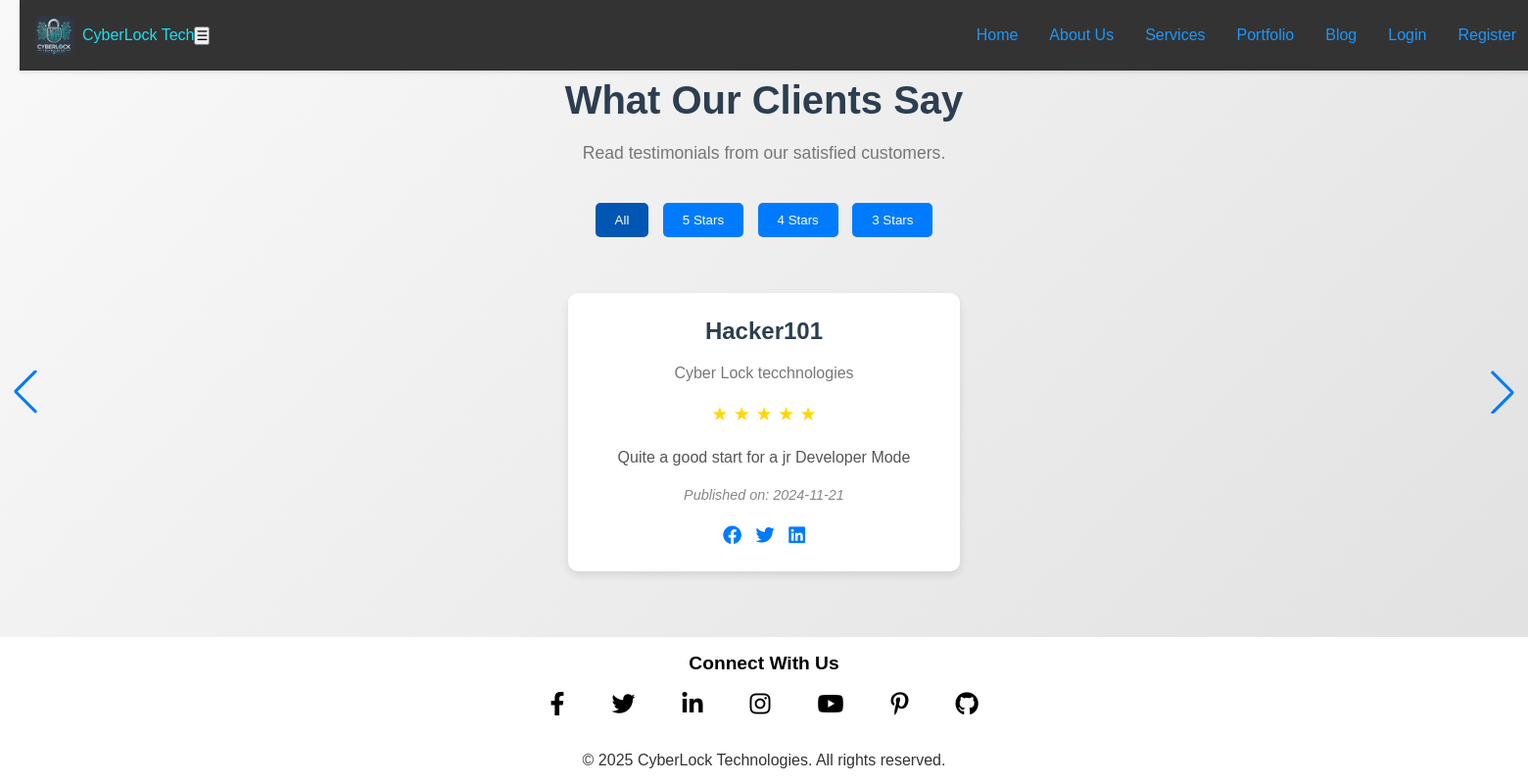
Before: /testimonials/ with the older database file.
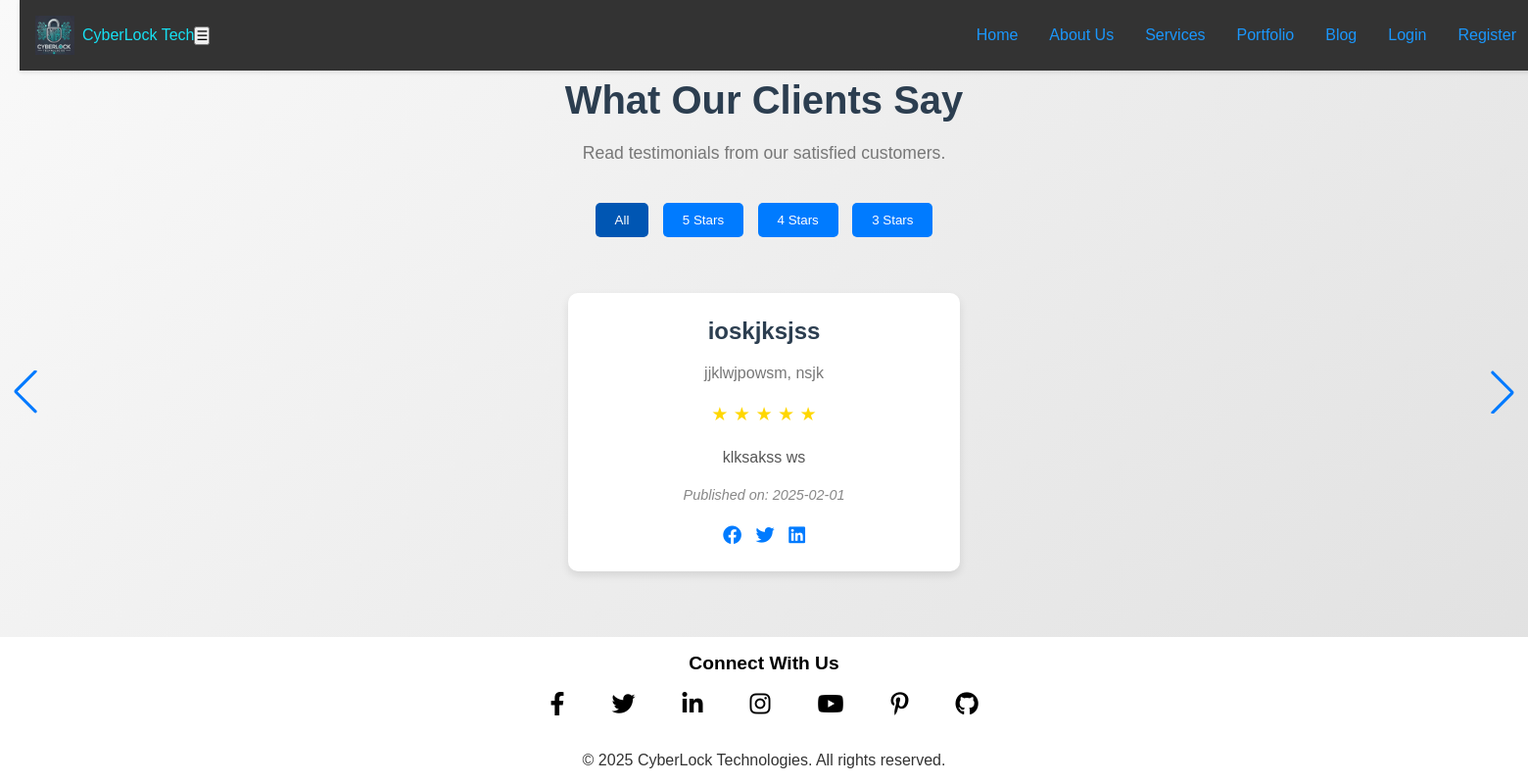
After: the same page with the newer database file.
### coreapp/models.py (models this page shows, shortened)
class Testimonial(models.Model):
    name = models.CharField(max_length=100)
    company = models.CharField(max_length=100, blank=True)
    feedback = models.TextField()
    rating = models.PositiveIntegerField()  # Rating from 1 to 5
    profile_picture = models.ImageField(upload_to='testimonial_pictures/', blank=True)
    published_date = models.DateField(auto_now_add=True)
    class Meta:
        ordering = ['-published_date']
        verbose_name = "Testimonial"
        verbose_name_plural = "Testimonials"

### coreapp/views.py (the view)
# urls.py: path('testimonials/', views.testimonial_list, name='testimonial_list'),
def testimonial_list(request):
    testimonials = Testimonial.objects.all()
    return render(request, 'testimonial_list.html', {'testimonials': testimonials})

### templates/testimonial_list.html (shortened to what this page needs)
{% extends 'base.html' %}
{% load static %}
{% block content %}
<!DOCTYPE html>
<html lang="en">
<head>
    <link rel="stylesheet" href="https://cdnjs.cloudflare.com/ajax/libs/font-awesome/6.0.0/css/all.min.css">
    <link rel="stylesheet" href="{% static 'css/testimonials_list.css' %}">
    <link rel="stylesheet" href="https://unpkg.com/swiper/swiper-bundle.min.css">
</head>
<body>
    <header class="page-header">
        <h1>What Our Clients Say</h1>
        <p>Read testimonials from our satisfied customers.</p>
    </header>
    <div class="filters">
        <button class="filter-btn active" data-filter="all">All</button>
        <button class="filter-btn" data-filter="5">5 Stars</button>
        <button class="filter-btn" data-filter="4">4 Stars</button>
        <button class="filter-btn" data-filter="3">3 Stars</button>
    </div>
    <div class="swiper-container">
        <div class="swiper-wrapper">
            {% for testimonial in testimonials %}
            <div class="swiper-slide">
                <div class="testimonial" data-rating="{{ testimonial.rating }}">
                    <h3>{{ testimonial.name|safe }}</h3>
                    {% if testimonial.company %}
                    <p class="company">{{ testimonial.company|safe }}</p>
                    {% endif %}
                    <div class="rating">
                        {% for i in "12345" %}
                            {% if i|slice:":1" <= testimonial.rating|stringformat:"i" %}
                            ★
                            {% else %}
                            ☆
                            {% endif %}
                        {% endfor %}
                    </div>
                    <p class="feedback">{{ testimonial.feedback|safe }}</p>
                    <p class="published-date"><em>Published on: {{ testimonial.published_date|safe }}</em></p>
                    <div class="social-share">
                        <a href="#" aria-label="Share on Facebook"><i class="fab fa-facebook"></i></a>
                        <a href="#" aria-label="Share on Twitter"><i class="fab fa-twitter"></i></a>
                        <a href="#" aria-label="Share on LinkedIn"><i class="fab fa-linkedin"></i></a>
                    </div>
                </div>
            </div>
            {% empty %}
            <div class="swiper-slide">
                <p>No testimonials available.</p>
            </div>
            {% endfor %}
        </div>
        <div class="swiper-pagination"></div>
        <div class="swiper-button-next"></div>
        <div class="swiper-button-prev"></div>
    </div>
    <div class="cta-section">
    <p class="cta-text">Have feedback? Share your experience with us!</p>
    <a href="{% url 'submit_testimonial' %}" class="cta-btn">Submit Your Testimonial</a>
</div>
</body>
</html>
{% endblock %}

### templates/base.html (shortened to what this page needs)
{% load static %}
{% load tz %}
<!DOCTYPE html>
<html lang="en">
<head>
    <link rel="stylesheet" href="{% static 'css/base.css' %}">
    <link href="https://cdnjs.cloudflare.com/ajax/libs/font-awesome/6.0.0-beta3/css/all.min.css" rel="stylesheet">
</head>
<body class="default-body">
    <nav class="custom-navbar">
        <div class="navbar-container">
            <a class="navbar-brand" href="{% url 'home' %}">
                <img src="{% static 'images/icon-192x192.png' %}" alt="CyberLock Logo">
                <span>CyberLock Tech</span>
            </a>
            <button class="navbar-toggler" aria-label="Toggle navigation">☰</button>
            <ul class="navbar-menu">
                <li><a href="{% url 'home' %}" class="{% if request.resolver_match.url_name == 'home' %}active{% endif %}">Home</a></li>
                <li><a href="{% url 'about' %}" class="{% if request.resolver_match.url_name == 'about' %}active{% endif %}">About Us</a></li>
                <li class="dropdown">
                    <a href="#" class="dropdown-toggle">Services</a>
                </li>
                <li><a href="{% url 'portfolio' %}" class="{% if request.resolver_match.url_name == 'portfolio' %}active{% endif %}">Portfolio</a></li>
                <li><a href="{% url 'blog_list' %}" class="{% if request.resolver_match.url_name == 'blog_list' %}active{% endif %}">Blog</a></li>
                {% if user.is_authenticated %}
                <li> <a href="{% url 'testimonial_list' %}" class="{% if request.resolver_match.url_name == 'testimonial_list' %}active{% endif %}">Testimonies</a></li>
                <li><a href="{% url 'job_list' %}" class="{% if request.resolver_match.url_name == 'job_list' %}active{% endif %}">Jobs</a></li>
                <li><a href="{% url 'contact_form' %}" class="{% if request.resolver_match.url_name == 'contact_form' %}active{% endif %}">Contact Us</a></li>
                <li><a href="{% url 'user_profile' %}" class="{% if request.resolver_match.url_name == 'user_profile' %}active{% endif %}">Profile</a></li>
                <li><a href="{% url 'user_logout' %}">Logout</a></li>
                {% else %}
                <li><a href="{% url 'user_login' %}" class="{% if request.resolver_match.url_name == 'user_login' %}active{% endif %}">Login</a></li>
                <li><a href="{% url 'user_register' %}" class="{% if request.resolver_match.url_name == 'user_register' %}active{% endif %}">Register</a></li>
                {% endif %}
            </ul>
        </div>
    </nav>
    {% block content %}
    {% endblock %}
<footer class="custom-footer">
    <div class="footer-container">
        <div class="footer-content">
            <h4>Connect With Us</h4>
            <div class="social-icons">
                <a href="#" aria-label="Facebook"><i class="fab fa-facebook-f"></i></a>
                <a href="#" aria-label="Twitter"><i class="fab fa-twitter"></i></a>
                <a href="#" aria-label="LinkedIn"><i class="fab fa-linkedin-in"></i></a>
                <a href="#" aria-label="Instagram"><i class="fab fa-instagram"></i></a>
                <a href="#" aria-label="YouTube"><i class="fab fa-youtube"></i></a>
                <a href="#" aria-label="Pinterest"><i class="fab fa-pinterest-p"></i></a>
                <a href="#" aria-label="GitHub"><i class="fab fa-github"></i></a>
            </div>
        </div>
        <div class="footer-bottom">
            <p>&copy; {% now "Y" %} CyberLock Technologies. All rights reserved.</p>
        </div>
    </div>
</footer>
</body>
</html>

### static/css/base.css (style rules this page uses)
:root { --primary-color: #1b97fc; --secondary-color: #e7edfa; --hover-bg-color: #555; --footer-bg: #333; --footer-text: #e7edfa; --spacing: 1rem; --border-radius: 5px; --font-family: 'Arial', sans-serif; }
* { box-sizing: border-box; padding: 0; margin: 0; }
body { display: flex; flex-direction: column; min-height: 100vh; padding-bottom: 100px; font-family: var(--font-family); }
.custom-navbar { background-color: #333; color: var(--secondary-color); padding: var(--spacing); position: fixed; top: 0; width: 100%; z-index: 1000; display: flex; justify-content: space-between; align-items: center; box-shadow: 0 2px 4px rgba(0, 0, 0, 0.1); }
.navbar-container { display: flex; justify-content: space-between; align-items: center; width: 100%; }
.navbar-brand { display: flex; align-items: center; text-decoration: none; color: #17e0f2; }
.navbar-brand img { width: 40px; height: 40px; margin-right: 0.5rem; }
.navbar-menu { display: flex; list-style: none; margin-left: auto; }
.navbar-menu a { text-decoration: none; color: var(--primary-color); padding: 0.5rem 1rem; transition: background 0.3s; }
.custom-footer { background-color: white; color: black; padding: 2rem; font-family: 'Arial', sans-serif; width: 100%; position: fixed; bottom: 0; left: 0; box-sizing: border-box; display: flex; justify-content: center; align-items: center; height: 150px; z-index: 1000; }
.footer-container { max-width: 1400px; width: 100%; display: flex; flex-direction: column; align-items: center; justify-content: center; gap: 1.5rem; text-align: center; }
.footer-content h4 { font-size: 1.2rem; margin-bottom: 0.5rem; font-weight: bold; }
.social-icons { display: flex; gap: 2rem; }
.social-icons a { text-decoration: none; font-size: 1.5rem; margin: 0 0.5rem; color: inherit; transition: color 0.3s ease; }
.footer-bottom { font-size: 1rem; opacity: 0.8; }

### static/css/testimonials_list.css (style rules this page uses)
body { font-family: 'Arial', sans-serif; background: linear-gradient(135deg, #f9f9f9, #e0e0e0); color: #333; line-height: 1.6; padding: 20px; margin: 0; }
.page-header { text-align: center; margin-bottom: 2rem; padding-top: 50px; }
.page-header h1 { font-size: 2.5rem; color: #2c3e50; margin-bottom: 0.5rem; }
.page-header p { font-size: 1.1rem; color: #777; }
.filters { text-align: center; margin-bottom: 2rem; }
.filter-btn { background: #007bff; color: #fff; border: none; padding: 10px 20px; margin: 5px; border-radius: 5px; cursor: pointer; transition: background 0.3s ease; }
.filter-btn.active { background: #0056b3; }
.swiper-container { width: 100%; padding: 20px 0; }
.swiper-slide { display: flex; justify-content: center; align-items: center; }
.testimonial { background: #fff; border-radius: 10px; padding: 20px; box-shadow: 0 4px 8px rgba(0, 0, 0, 0.1); transition: transform 0.3s ease, box-shadow 0.3s ease; text-align: center; max-width: 400px; margin: 0 auto; }
.testimonial h3 { font-size: 1.5rem; color: #2c3e50; margin-bottom: 10px; }
.company { font-size: 1rem; color: #777; margin-bottom: 15px; }
.rating { color: #ffd700; font-size: 1.2rem; margin-bottom: 15px; }
.feedback { font-size: 1rem; color: #555; line-height: 1.6; margin-bottom: 15px; }
.published-date { font-size: 0.9rem; color: #888; margin-top: 15px; }
.social-share { margin-top: 15px; }
.social-share a { color: #007bff; margin: 0 5px; font-size: 1.2rem; transition: color 0.3s ease; }
.cta-section { margin-bottom: 30px; text-align: center; margin-top: 2rem; }
.cta-text { margin-bottom: 20px; }
.cta-btn { background: #007bff; color: #fff; padding: 10px 20px; border-radius: 5px; text-decoration: none; transition: background 0.3s ease; }

Changed rows visible on the page:
no longer on this page (row unchanged): Testimonial: name "Hacker101", company "Cyber Lock tecchnologies", rating 5 (drawn), feedback "Quite a good start for a jr Developer Mode", published_date "2024-11-21"
added Testimonial: name "ioskjksjss", company "jjklwjpowsm, nsjk", rating 5 (drawn), feedback "klksakss ws", published_date "2025-02-01"
